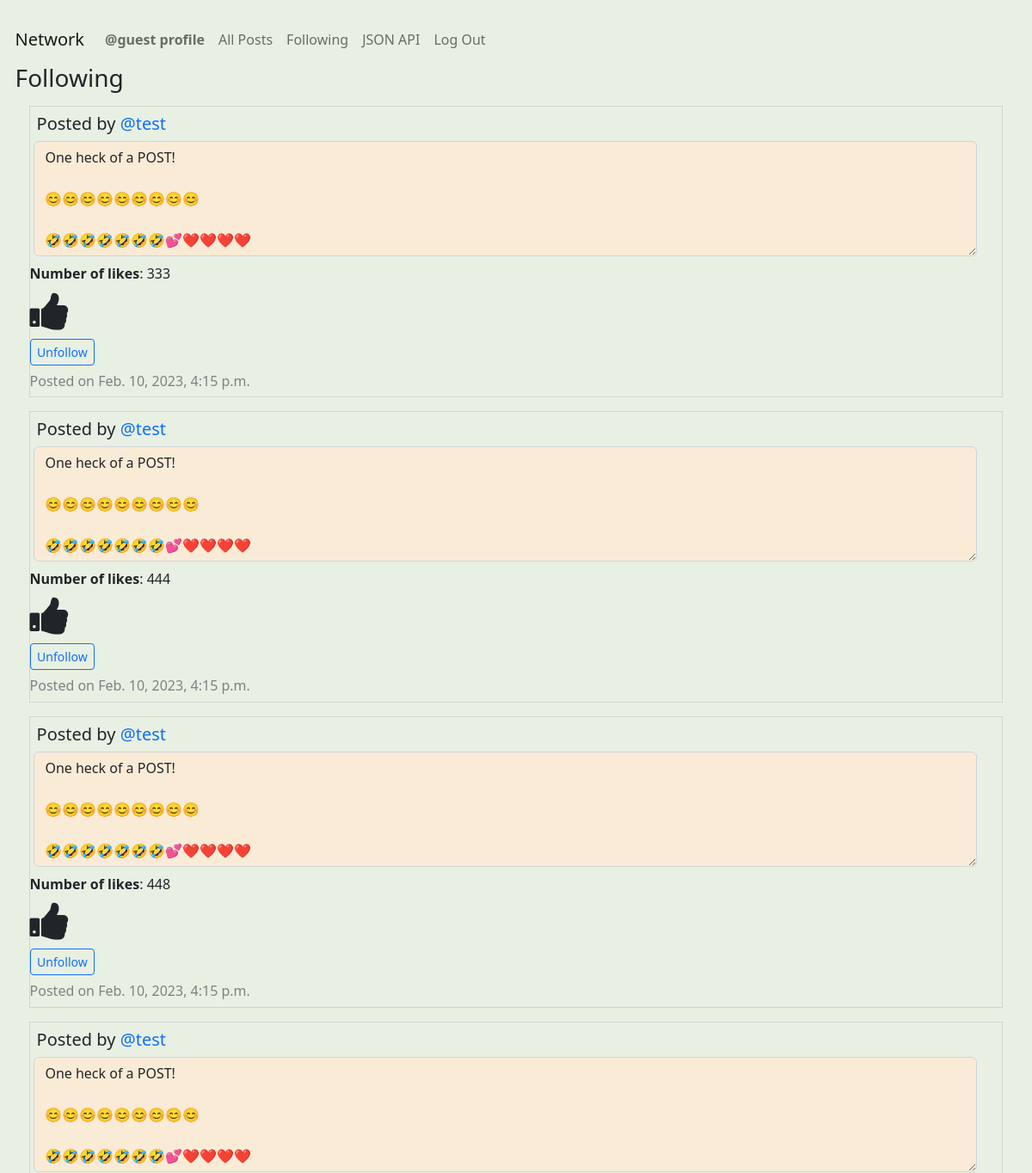
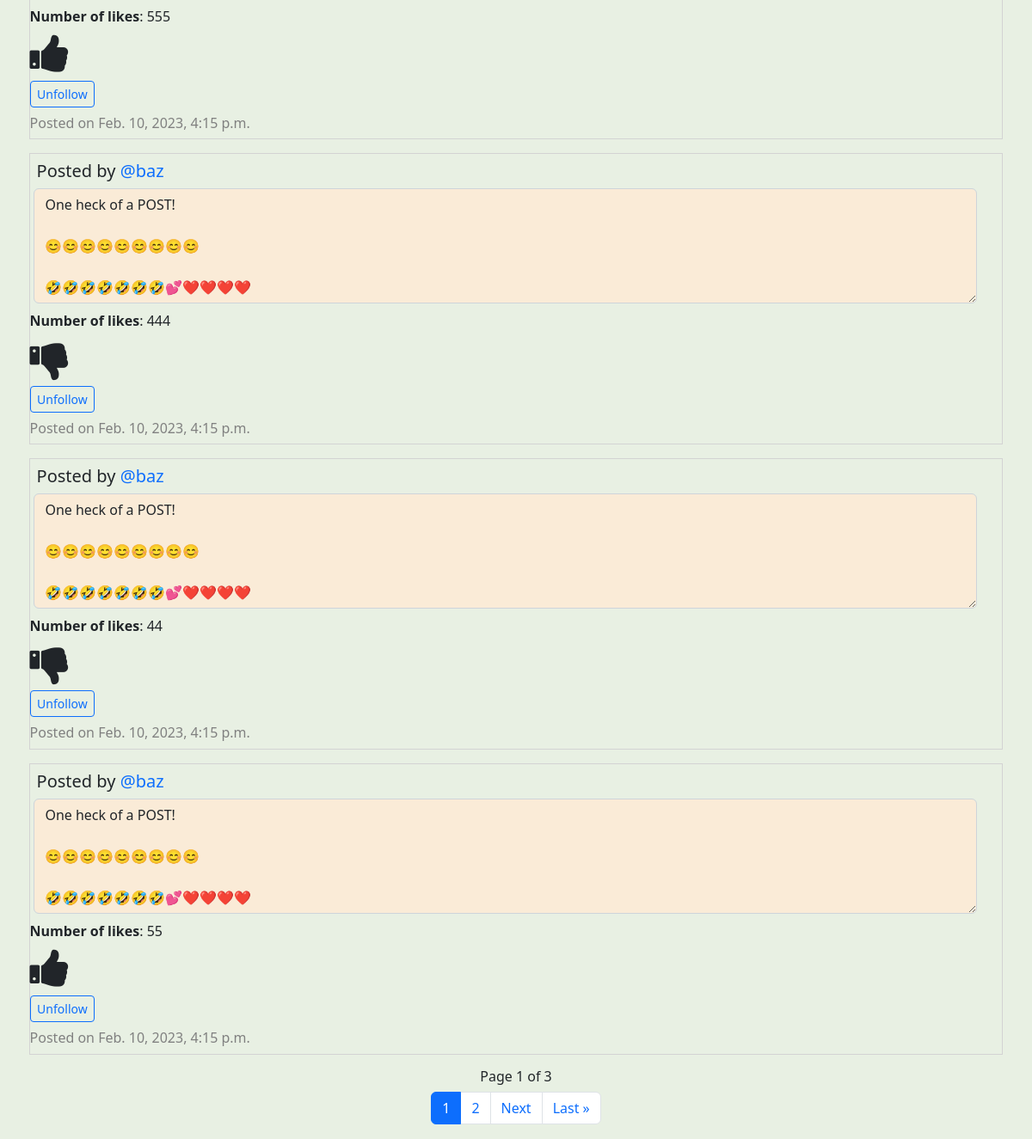
The page /following (signed in) on the database its author committed (2 pictures, top to bottom).
### network/models.py (models this page shows)
class User(AbstractUser):
    pass
    def __str__(self) -> str:
        return f"User Name: {self.username} - User ID: {self.id}"

class Posts(models.Model):
    creator = models.ForeignKey(
        User, on_delete=models.PROTECT, related_name="get_creator", blank=False)
    content = models.TextField(max_length=600)
    createdDate = models.DateTimeField(auto_now_add=True)
    likedUser = models.ManyToManyField(
        User, related_name="get_liked_users", blank=True)
    numberLikes = models.PositiveIntegerField(blank=True, default=0)

### network/views.py (the view)
# urls.py: path("following", views.getFollowing, name="getFollowing"),
@login_required
def getFollowing(request):
    print("In getFollowing")
    user = request.user
    print(user)
    user_id = request.user.id
    user_name = request.user.username
    try:
        currentOBJ = Follow.objects.get(followUser=user_id)
        displayNothing = False
        noFollowersForUser = False
    except Follow.DoesNotExist:
        print("This user follows no one!")
        displayNothing = True
        noFollowersForUser = True
    if displayNothing != True:
        following = currentOBJ.following.all()
        if following.count() == 0:
            noFollowersForUser = True
        qs = following.order_by().values('id')
        qs = list(qs)
        emptyQueryset = Posts.objects.filter(creator=0)
        for dic in qs:
            for val in dic.values():
                print(val)
                listings = Posts.objects.filter(creator=val)
                UserObject = User.objects.filter(id=val)
                if emptyQueryset.exists():
                    newQueryset = newQueryset | listings
                else:
                    newQueryset = emptyQueryset | listings
                    emptyQueryset = newQueryset
    if noFollowersForUser == True:
        return render(request, "network/following.html", {"displayNothing": displayNothing})
    else:
        if noFollowersForUser:
            return render(request, "network/following.html", {"displayNothing": displayNothing})
        else:
            PostsByDate = newQueryset.order_by('-createdDate')
            postsPagination = PostsByDate
            paginator = Paginator(postsPagination, 7)
            page_number = request.GET.get('page', '1')
            page_obj = paginator.get_page(page_number)
            likeList = returnlikeList(request)
    return render(request, "network/following.html", {"page_obj": page_obj, "listings": PostsByDate, "UserObject": UserObject, "displayNothing": displayNothing, "likeList": likeList})

### network/views.py (called while the page is built)
@login_required
def returnlikeList(request):
    user_id = request.user.id
    likedUser = Posts.objects.filter(likedUser=user_id)
    print(likedUser)
    likeList = []
    for like in likedUser:
        currentObject = User.objects.get(id=user_id)
        print(currentObject.id)
        print(like.id)
        likeList.append(like.id)
    return likeList

### network/templates/network/following.html (shortened to what this page needs)
{% extends "network/layout.html" %}
{% block body %}
<h3>Following</h3>
{% for list in page_obj %}
<div id="followingPostings">
    <div class="post{{forloop.counter0}}">
        <h5 class="creator">Posted by <a
                href="{% url 'getProfile' list.creator.username %}">{{list.creator.username}}</a></h5>
        <textarea class="form-control content{{forloop.counter0}}" id="readonlyContent{{forloop.counter0}}" rows="5" readonly="true">{{list.content}}</textarea>
        <p id="numberLikes{{forloop.counter0}}" class="numberLikes{{forloop.counter0}}"><strong>Number of likes</strong>: {{list.numberLikes}}</p>
        {% if list.id in likeList and list.creator.username != user.username %}
        <i class="fa fa-thumbs-up {{forloop.counter0}}" id="thumbsUp{{forloop.counter0}}" aria-hidden="true"
            onclick="likePost('{{list.id}}', '{{list.creator.username}}', '{{user.username}}')"></i>
        {% elif list.id not in likeList and list.creator.username != user.username %}
        <i class="fa fa-thumbs-down {{forloop.counter0}}" id="thumbsDown{{forloop.counter0}}" aria-hidden="true"
            onclick="likePost('{{list.id}}', '{{list.creator.username}}', '{{user.username}}')"></i>
        {% endif %}
        <a class="btn btn-sm btn-outline-primary" id="unfollow-button" href="{% url 'follow' list.creator.username %}">Unfollow</a>
        <p class="timestamp{{forloop.counter0}}">Posted on {{list.createdDate}}</p>
    </div>
</div>
{% empty %}
<h5>This user is not following anyone.</h5>
{% endfor %}
{% if page_obj.number %}
<nav aria-label="Page navigation">
    <div class="Djangopagination">
        <h6 class="paginationNumberPages"> Page {{ page_obj.number }} of {{ page_obj.paginator.num_pages }}</h6>
        <ul class="pagination justify-content-center">
            <li class="page-item active" aria-current="page"><a class="page-link" href="?page={{ page_obj.number }}">{{ page_obj.number }}</a></li>
            {% if page_obj.has_next %}
            <li class="page-item"><a class="page-link" href="?page={{ page_obj.next_page_number }}">{{ page_obj.next_page_number }}</a></li>
            {% endif %}
            {% if page_obj.has_next %}
            <li class="page-item"><a class="page-link" href="?page={{ page_obj.next_page_number }}">Next</a></li>
                 <li class="page-item"><a class="page-link" href="?page={{ page_obj.paginator.num_pages }}">Last &raquo;</a></li>
            {% endif %}
        </ul>
    </div>
</nav>
{% endif %}
{% endblock %}

### network/templates/network/layout.html (shortened to what this page needs)
{% load static %}
<!DOCTYPE html>
<html lang="en" style="background-color: #e8f0e3;">
<head>
    <link href="https://cdn.jsdelivr.net/npm/bootstrap@5.2.3/dist/css/bootstrap.min.css" rel="stylesheet">
    <link rel="stylesheet" href="https://cdnjs.cloudflare.com/ajax/libs/font-awesome/4.7.0/css/font-awesome.min.css">
    <link href="{% static 'network/styles.css' %}" rel="stylesheet">
</head>
<body>
    <nav class="navbar navbar-expand-lg navbar-light bg-light" id="nav-bar">
        <a class="navbar-brand" href="{% url 'index' %}">Network</a>
        <div>
            <ul class="navbar-nav mr-auto">
                {% if user.is_authenticated %}
                <li class="nav-item">
                    <a class="nav-link" id="djangoProfile" href="{% url 'getProfile' user.username %}"><strong>{{ user.username }} profile</strong></a>
                </li>
                <li class="nav-item">
                    <a class="nav-link" id="djangoAllPosts" href="{% url 'djangoAllPosts' %}">All Posts</a>
                </li>
                {% endif %}
                {% if user.is_authenticated %}
                <li class="nav-item">
                    <a class="nav-link" id="djangoFollowing" href="{% url 'getFollowing' %}">Following</a>
                </li>
                <li class="nav-item">
                    <a class="nav-link" id="jsonbuttons" href="{% url 'viewJSON' %}">JSON API</a>
                </li>
                <li class="nav-item">
                    <a class="nav-link" href="{% url 'logout' %}">Log Out</a>
                </li>
                {% endif %}
            </ul>
        </div>
    </nav>
    <div class="body">
        {% block body %}
        {% endblock %}
    </div>
</body>
</html>

### network/static/network/styles.css (style rules this page uses)
body { margin: 1.1em; background-color: #e8f0e3; }
a { text-decoration: none; }
.form-control { margin: 0.3em; }
#nav-bar { background-color: #e8f0e3 !important; }
p { margin-bottom: 0.4rem; }
.paginationNumberPages { justify-content: center; display: flex; }
.creator { margin: 0.4em; }
.fa { font-size: 50px; cursor: pointer; user-select: none; }
[class*="post"] { margin: 1em; border-style: solid; border-width: thin; border-color: lightgray; }
[class*="timestamp"] { color: grey; }
[id*="readonlyContent"] { margin-bottom: 0.5em; background-color: antiquewhite; width: 97%; }
#unfollow-button { display: flex; width: 5.4em; margin-top: 7px; margin-bottom: 6px; align-items: center; justify-content: center; }

### rows shown on the page
User: username "@guest"
Posts: creator.username "@test", content "One heck of a POST! 😊😊😊😊😊😊😊😊😊 🤣🤣🤣🤣🤣🤣🤣💕❤️❤️❤️❤️", numberLikes "333", createdDate "Feb. 10, 2023, 4:15 p.m."
Posts: creator.username "@test", content "One heck of a POST! 😊😊😊😊😊😊😊😊😊 🤣🤣🤣🤣🤣🤣🤣💕❤️❤️❤️❤️", numberLikes "444", createdDate "Feb. 10, 2023, 4:15 p.m."
Posts: creator.username "@test", content "One heck of a POST! 😊😊😊😊😊😊😊😊😊 🤣🤣🤣🤣🤣🤣🤣💕❤️❤️❤️❤️", numberLikes "448", createdDate "Feb. 10, 2023, 4:15 p.m."
Posts: creator.username "@test", content "One heck of a POST! 😊😊😊😊😊😊😊😊😊 🤣🤣🤣🤣🤣🤣🤣💕❤️❤️❤️❤️", numberLikes "555", createdDate "Feb. 10, 2023, 4:15 p.m."
Posts: creator.username "@baz", content "One heck of a POST! 😊😊😊😊😊😊😊😊😊 🤣🤣🤣🤣🤣🤣🤣💕❤️❤️❤️❤️", numberLikes "444", createdDate "Feb. 10, 2023, 4:15 p.m."
Posts: creator.username "@baz", content "One heck of a POST! 😊😊😊😊😊😊😊😊😊 🤣🤣🤣🤣🤣🤣🤣💕❤️❤️❤️❤️", numberLikes "44", createdDate "Feb. 10, 2023, 4:15 p.m."
Posts: creator.username "@baz", content "One heck of a POST! 😊😊😊😊😊😊😊😊😊 🤣🤣🤣🤣🤣🤣🤣💕❤️❤️❤️❤️", numberLikes "55", createdDate "Feb. 10, 2023, 4:15 p.m."

### other values the page prints
{{ page_obj.number }} "1"
{{ page_obj.paginator.num_pages }} "3"
{{ page_obj.next_page_number }} "2"
